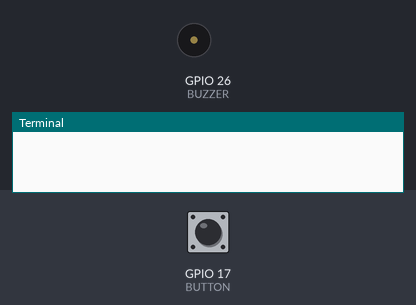
The program below on a simulated Raspberry Pi (BCM pin numbers). Shown: buzzer (waves = sounding), the last lines printed to the terminal. Inputs (shaded band) come from the test bench; at power-on: GPIO 17 (BUTTON) LOW.

Above: at 1.2 s.
1.3 s: GPIO 17 (BUTTON) pulled HIGH for 0.15 s
At 1.45 s:
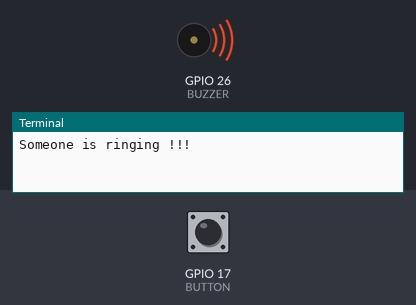
3.0 s: GPIO 17 (BUTTON) pulled HIGH for 3.2 s
At 6.6 s:
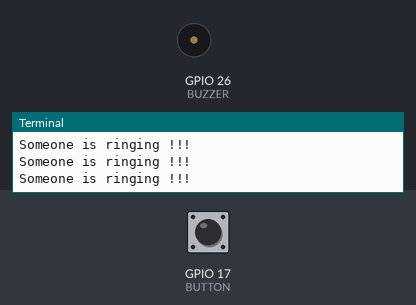
Timing chart, 0 to 8.1 s (numbered marks = the images above; inputs shaded):
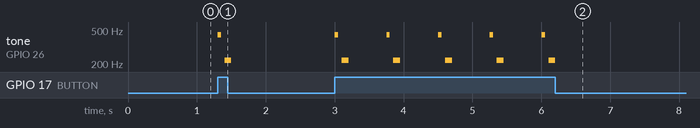

Measured:
- after the input at 1.3 s, tone on GPIO 26 (BUZZER): silent → 440 Hz at once, → silent 0.05 s later, → 220 Hz 0.05 s later, → silent 0.10 s later
- after the input at 3.0 s, tone on GPIO 26 (BUZZER): silent → 440 Hz at once, then repeats every 0.75 s: silent 0.05 s, 220 Hz 0.10 s, silent 0.55 s, 440 Hz 0.05 s, until it stays silent from 6.2 s

The program:

doorbell.py
```python
import RPi.GPIO as GPIO
from time import sleep

GPIO.setmode(GPIO.BCM)  # GPIO ids are from GPIO, not pins
BUTTON = 17  # GPIO 17, PIN 11
BUZZER = 26  # GPIO 26, PIN 37

GPIO.setup(BUTTON, GPIO.IN)
GPIO.setup(BUZZER, GPIO.OUT)

GPIO.output(BUZZER, GPIO.LOW)


def buzz(noteFreq, duration):
    halveWaveTime = 1 / (noteFreq * 2)
    waves = int(duration * noteFreq)
    for i in range(waves):
        GPIO.output(BUZZER, GPIO.HIGH)
        sleep(halveWaveTime)
        GPIO.output(BUZZER, GPIO.LOW)
        sleep(halveWaveTime)


def play():
    t = 0
    notes = [262, 294, 330, 262, 262, 294, 330, 262, 330, 349, 392, 330, 349, 392, 392,
             440, 392, 349, 330, 262, 392, 440, 392, 349, 330, 262, 262, 196, 262, 262, 196, 262]
    duration = [0.5, 0.5, 0.5, 0.5, 0.5, 0.5, 0.5, 0.5, 0.5, 0.5, 1, 0.5, 0.5, 1, 0.25,
                0.25, 0.25, 0.25, 0.5, 0.5, 0.25, 0.25, 0.25, 0.25, 0.5, 0.5, 0.5, 0.5, 1, 0.5, 0.5, 1]
    for n in notes:
        buzz(n, duration[t])
        sleep(duration[t] * 0.1)
        t += 1


buzzer = GPIO.PWM(BUZZER, 8000)
buzzer.start(0)

'''
How melodies are transposed into code that is played on buzzer:

Every song needs two lists, one to store the variables for the notes and octaves,
and one to store the corresponding lengths of the beats for each note.
The length of both lists MUST be the same. Numbers are used to indicate the note length.
In the case of most melodies:

0.5 = eighth
1 = quarter note
2 = half note
3 = dotted half note
4 = whole note

This is a relative system, even if a piece is composed mainly in eighth notes or smaller
you should convert the time so that you're using mainly values of 1, 2, 3, and 4 for your notes list.
Actual numbers can be adjusted up or down slightly to account for any fermata or accents,
for example a quarter note with a fermata could be a value of 1.05 or 1.1.

The actual tempo is adjusted when the song is played. The note number system decribed above
is to classify the notes RELATIVE to each other in the song, not when the song is played.
Tempo can be experimentally tested when the function to play the song is called.

All songs should be composed in the key of C whenever possible as the lowest note available
is a C and doing so would simplify the octave referencing.

The easiest way to encode a song's info so it can be played is to do it by ear.
This method and the playSong function currently only support one buzzer, though in the
future two buzzer support might be added.
'''
# Note frequencies, starting with a C
# speaker works good from 32hz to about 500hz, so the first four octaves here, fifth octave just for fun
# in case you're not familiar with musical notation, the 'b' after some of these indicates a flat so 'db' is 'd-flat'
c = [0, 32, 65, 131, 262, 523, 0]
db = [0, 34, 69, 139, 277, 554, 0]
d = [0, 36, 73, 147, 294, 587, 0]
eb = [0, 37, 78, 156, 311, 622, 0]
e = [0, 41, 82, 165, 330, 659, 0]
f = [0, 43, 87, 175, 349, 698, 0]
gb = [0, 46, 92, 185, 370, 740, 0]
g = [0, 49, 98, 196, 392, 784, 0]
ab = [0, 52, 104, 208, 415, 831, 0]
a = [0, 55, 110, 220, 440, 880, 0]
bb = [0, 58, 117, 223, 466, 932, 0]
b = [0, 61, 123, 246, 492, 984, 0]
s = 0

# notes of two scales, feel free to add more
cmajor = [c, d, e, f, g, a, b]
aminor = [a, b, c, d, e, f, g]

z = 4

# Doorbell
doorbell_notes = [a[z], a[z+1], a[z], s, e[z],
                  e[z+1], e[z], s, c[z], c[z+1], c[z], s]
doorbell_beats = [0.1, 0.25, 0.1, 0.25,
                  0.1, 0.25, 0.1, 0.25, 0.1, 0.25, 0.1, 1]

doorbell2_notes = [a[1+z], s, e[1+z], s, g[1+z], s,
                   c[1+z], s, c[1+z], s, g[1+z], s, a[1+z], s, e[1+z], s]
doorbell2_beats = [0.5, 0.25, 0.5, 0.25, 0.5, 0.25,
                   1, 0.5, 0.5, 0.25, 0.5, 0.25, 0.5, 0.25, 1, 0.5]

doorbell3_beats = [0.25, 0.25, 0.5, 0.25]
doorbell3_notes = [a[4], s, a[3], s]

# Star Wars Theme -- Key of C
starwars_notes = [c[1+z], g[1+z], f[1+z], e[1+z], d[1+z], c[2+z], g[1+z], f[1+z], e[1+z], d[1+z], c[2+z], g[1+z],
                  f[1+z], e[1+z], f[1+z], d[1+z]]
starwars_beats = [4, 4, 1, 1, 1, 4, 4, 1, 1, 1, 4, 4, 1, 1, 1, 4]

# London Bridges --Key of C
londonbridges_notes = [g[1+z], a[1+z], g[1+z], f[1+z], e[1+z], f[1+z], g[1+z], d[1+z], e[1+z], f[1+z],
                       e[1+z], f[1+z], g[1+z], g[1+z], a[1+z], g[1 +
                                                                 z], f[1+z], e[1+z], f[1+z], g[1+z],
                       d[1+z], g[1+z], e[1+z], c[1+z]]
londonbridges_beats = [2, 0.5, 1, 1, 1, 1, 2, 1, 1, 2, 1, 1, 2, 2, 0.5, 1, 1, 1, 1,
                       2, 2, 2, 1, 1]


def playScale(scale, pause):
    '''
    scale: scale name to be played
            pause: pause between each notes played

    This function plays the given scale in every available octave
    I used this to test what was audible on the buzzer
    '''
    for i in range(0, 5):
        for note in scale:
            buzzer.ChangeFrequency(note[i])
            sleep(pause)
    buzzer.stop()

# call the playScale function
#playScale(aminor, 0.5)


def playSong(songnotes, songbeats, tempo):
    '''
    songnotes: list of the melodies notes
    songbeats: list of melodies beat times
    tempo: speed of song, this is not traditional tempo in bpm like on a metronome,
        but more like a multiplier for whatever the notes are so a tempo value of 2
        make it play twice as fast. Adjust this by ear.

    This function plays the melody, simply by iterating through the list.
    '''
    # buzzer.ChangeDutyCycle(50)
    for i in range(0, len(songnotes)):
        if songnotes[i] > 0:
            buzzer.ChangeDutyCycle(50)
            buzzer.ChangeFrequency(songnotes[i])
        else:
            buzzer.ChangeDutyCycle(0)
        sleep(songbeats[i]*tempo)
    buzzer.ChangeDutyCycle(0)


try:
    while True:
        if GPIO.input(BUTTON):
            print("Someone is ringing !!!")
#			playSong(doorbell_notes,doorbell_beats,0.2)
#			sleep(0.5)
#			playSong(doorbell2_notes,doorbell2_beats,0.5)
#			sleep(0.5)
            playSong(doorbell3_notes, doorbell3_beats, 0.2)
            sleep(0.5)
            #playSong(starwars_notes, starwars_beats, 0.2)
            # sleep(0.5)
            #playSong(londonbridges_notes, londonbridges_beats, 0.3)
            # sleep(0.5)
            # play()
            # buzz(50000,1)
            #GPIO.output(BUZZER, 0.1)
            # sleep(0.5)
            #GPIO.output(BUZZER, 0)
            # sleep(1.5)
        else:
            sleep(0.01)
finally:
    GPIO.cleanup()
```
